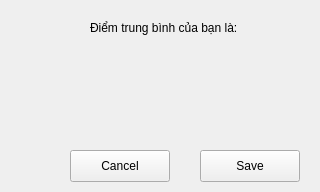
<?xml version="1.0" encoding="UTF-8"?>
<ui version="4.0">
 <class>Form</class>
 <widget class="QWidget" name="Form">
  <property name="geometry">
   <rect>
    <x>0</x>
    <y>0</y>
    <width>320</width>
    <height>192</height>
   </rect>
  </property>
  <property name="windowTitle">
   <string>Form</string>
  </property>
  <widget class="QPushButton" name="btnSave">
   <property name="geometry">
    <rect>
     <x>200</x>
     <y>150</y>
     <width>100</width>
     <height>32</height>
    </rect>
   </property>
   <property name="text">
    <string>Save</string>
   </property>
  </widget>
  <widget class="QPushButton" name="btnCancel">
   <property name="geometry">
    <rect>
     <x>70</x>
     <y>150</y>
     <width>100</width>
     <height>32</height>
    </rect>
   </property>
   <property name="text">
    <string>Cancel</string>
   </property>
  </widget>
  <widget class="QLabel" name="label">
   <property name="geometry">
    <rect>
     <x>90</x>
     <y>20</y>
     <width>261</width>
     <height>16</height>
    </rect>
   </property>
   <property name="text">
    <string>Điểm trung bình của bạn là:</string>
   </property>
  </widget>
  <widget class="QLabel" name="lbDiem">
   <property name="geometry">
    <rect>
     <x>100</x>
     <y>60</y>
     <width>144</width>
     <height>52</height>
    </rect>
   </property>
   <property name="font">
    <font>
     <pointsize>27</pointsize>
    </font>
   </property>
   <property name="text">
    <string/>
   </property>
  </widget>
 </widget>
 <resources/>
 <connections/>
</ui>
